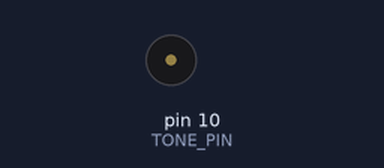
Bench run of a sketch on a simulated Arduino Uno, built with avr-gcc and run on an emulated ATmega328P. On the bench: buzzer (waves = sounding).

Above: at 0.8 s.
At 2.52 s:
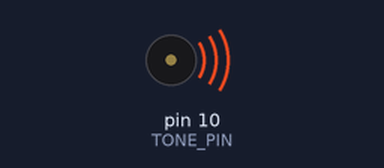
Timing chart, 0 to 3.0 s (numbered marks = the images above):
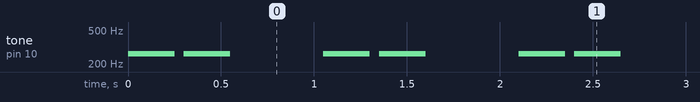

Measured:
- by itself, tone on pin 10 (TONE_PIN): repeats every 1.1 s: silent 0.05 s, 262 Hz 0.25 s, silent 0.50 s, 262 Hz 0.25 s

The sketch:

tone_test.ino
```cpp
#include <TimerFreeTone.h>

#define TONE_PIN 10 // Pin you have speaker/piezo connected to (be sure to include a 100 ohm resistor).

int melody[] = { 262, 196, 196, 220, 196, 0, 247, 262 };
int duration[] = { 250, 125, 125, 250, 250, 250, 250, 250 };

void setup() {

}

void loop() {

    TimerFreeTone(TONE_PIN, 262, 250); // Play thisNote for duration.
    delay(50);
    TimerFreeTone(TONE_PIN, 262, 250); // Play thisNote for duration.
    delay(500);
  }
```
